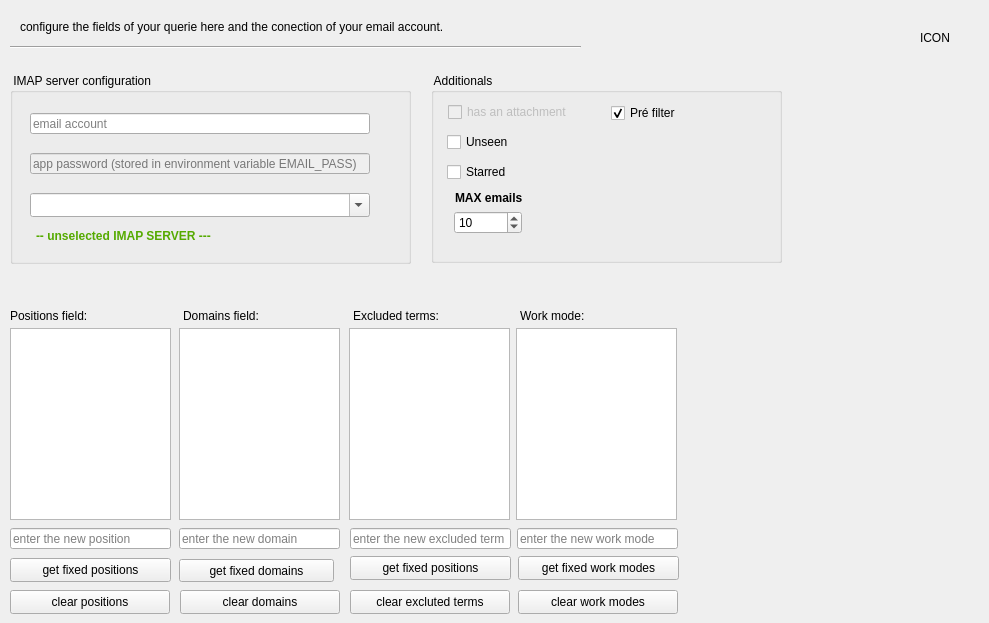
    <widget class="QWidget" name="tab_config">
     <attribute name="title">
      <string>Config</string>
     </attribute>
     <widget class="Line" name="line_5">
      <property name="geometry">
       <rect>
        <x>10</x>
        <y>40</y>
        <width>571</width>
        <height>15</height>
       </rect>
      </property>
      <property name="orientation">
       <enum>Qt::Orientation::Horizontal</enum>
      </property>
     </widget>
     <widget class="QLabel" name="lblIconConfig">
      <property name="geometry">
       <rect>
        <x>920</x>
        <y>7</y>
        <width>60</width>
        <height>61</height>
       </rect>
      </property>
      <property name="text">
       <string>ICON</string>
      </property>
     </widget>
     <widget class="QLabel" name="lblCaptionOpenTextFile_4">
      <property name="geometry">
       <rect>
        <x>20</x>
        <y>20</y>
        <width>511</width>
        <height>30</height>
       </rect>
      </property>
      <property name="text">
       <string>configure the fields of your querie here and the conection of your email account.</string>
      </property>
      <property name="alignment">
       <set>Qt::AlignmentFlag::AlignLeading|Qt::AlignmentFlag::AlignLeft|Qt::AlignmentFlag::AlignTop</set>
      </property>
     </widget>
     <widget class="QLabel" name="lblFieldOfSearch_2">
      <property name="geometry">
       <rect>
        <x>10</x>
        <y>308</y>
        <width>151</width>
        <height>16</height>
       </rect>
      </property>
      <property name="text">
       <string>Positions field:</string>
      </property>
     </widget>
     <widget class="QGroupBox" name="gbxAdditonals">
      <property name="geometry">
       <rect>
        <x>431</x>
        <y>73</y>
        <width>351</width>
        <height>190</height>
       </rect>
      </property>
      <property name="title">
       <string> Additionals </string>
      </property>
      <widget class="QCheckBox" name="cbxAttachment">
       <property name="enabled">
        <bool>false</bool>
       </property>
       <property name="geometry">
        <rect>
         <x>17</x>
         <y>29</y>
         <width>130</width>
         <height>20</height>
        </rect>
       </property>
       <property name="toolTip">
        <string notr="true"/>
       </property>
       <property name="text">
        <string>has an attachment</string>
       </property>
      </widget>
      <widget class="QCheckBox" name="cbxUnseen">
       <property name="enabled">
        <bool>true</bool>
       </property>
       <property name="geometry">
        <rect>
         <x>16</x>
         <y>59</y>
         <width>130</width>
         <height>20</height>
        </rect>
       </property>
       <property name="toolTip">
        <string notr="true"/>
       </property>
       <property name="text">
        <string>Unseen</string>
       </property>
      </widget>
      <widget class="QCheckBox" name="cbxStarred">
       <property name="geometry">
        <rect>
         <x>16</x>
         <y>89</y>
         <width>130</width>
         <height>20</height>
        </rect>
       </property>
       <property name="toolTip">
        <string notr="true"/>
       </property>
       <property name="text">
        <string>Starred</string>
       </property>
      </widget>
      <widget class="QSpinBox" name="spinBoxMAXEmails">
       <property name="geometry">
        <rect>
         <x>23</x>
         <y>138</y>
         <width>68</width>
         <height>23</height>
        </rect>
       </property>
       <property name="suffix">
        <string/>
       </property>
       <property name="prefix">
        <string/>
       </property>
       <property name="value">
        <number>10</number>
       </property>
      </widget>
      <widget class="QLabel" name="lblMAXEmails">
       <property name="geometry">
        <rect>
         <x>24</x>
         <y>117</y>
         <width>81</width>
         <height>16</height>
        </rect>
       </property>
       <property name="font">
        <font>
         <bold>true</bold>
        </font>
       </property>
       <property name="text">
        <string>MAX emails</string>
       </property>
      </widget>
      <widget class="QCheckBox" name="cbxPreFilter">
       <property name="geometry">
        <rect>
         <x>180</x>
         <y>30</y>
         <width>111</width>
         <height>20</height>
        </rect>
       </property>
       <property name="text">
        <string>Pré filter</string>
       </property>
       <property name="checked">
        <bool>true</bool>
       </property>
      </widget>
     </widget>
     <widget class="QGroupBox" name="grpBXImapServer">
      <property name="geometry">
       <rect>
        <x>10</x>
        <y>73</y>
        <width>401</width>
        <height>191</height>
       </rect>
      </property>
      <property name="title">
       <string> IMAP server configuration </string>
      </property>
      <widget class="QLineEdit" name="edtAccount">
       <property name="geometry">
        <rect>
         <x>20</x>
         <y>40</y>
         <width>340</width>
         <height>21</height>
        </rect>
       </property>
       <property name="text">
        <string/>
       </property>
       <property name="placeholderText">
        <string>email account</string>
       </property>
      </widget>
      <widget class="QLineEdit" name="edtAppPass">
       <property name="enabled">
        <bool>false</bool>
       </property>
       <property name="geometry">
        <rect>
         <x>20</x>
         <y>80</y>
         <width>340</width>
         <height>21</height>
        </rect>
       </property>
       <property name="echoMode">
        <enum>QLineEdit::EchoMode::Normal</enum>
       </property>
       <property name="placeholderText">
        <string>app password (stored in environment variable EMAIL_PASS) </string>
       </property>
      </widget>
      <widget class="QComboBox" name="cbxIMAP">
       <property name="geometry">
        <rect>
         <x>20</x>
         <y>120</y>
         <width>340</width>
         <height>24</height>
        </rect>
       </property>
       <property name="editable">
        <bool>true</bool>
       </property>
       <property name="currentIndex">
        <number>-1</number>
       </property>
       <property name="placeholderText">
        <string>IMAP server (ex: imap.gmail.com)</string>
       </property>
       <item>
        <property name="text">
         <string>imap.gmail.com</string>
        </property>
       </item>
       <item>
        <property name="text">
         <string>imap-mail.outlook.com</string>
        </property>
       </item>
       <item>
        <property name="text">
         <string>outlook.office365.com</string>
        </property>
       </item>
       <item>
        <property name="text">
         <string>imap.mail.yahoo.com</string>
        </property>
       </item>
       <item>
        <property name="text">
         <string>imap.mail.me.com</string>
        </property>
       </item>
       <item>
        <property name="text">
         <string>imap.aol.com</string>
        </property>
       </item>
       <item>
        <property name="text">
         <string>imap.fastmail.com</string>
        </property>
       </item>
       <item>
        <property name="text">
         <string>imap.gmx.com</string>
        </property>
       </item>
       <item>
        <property name="text">
         <string>imap.globo.com</string>
        </property>
       </item>
       <item>
        <property name="text">
         <string>imap.mail.com</string>
        </property>
       </item>
       <item>
        <property name="text">
         <string>mail.protonmail.ch</string>
        </property>
       </item>
       <item>
        <property name="text">
         <string>imap.tuta.com</string>
        </property>
       </item>
       <item>
        <property name="text">
         <string>imap.uol.com.br</string>
        </property>
       </item>
       <item>
        <property name="text">
         <string>imap.yandex.com</string>
        </property>
       </item>
       <item>
        <property name="text">
         <string>imap.yandex.ru</string>
        </property>
       </item>
       <item>
        <property name="text">
         <string>imap.zoho.com</string>
        </property>
       </item>
       <item>
        <property name="text">
         <string>imappro.zoho.com</string>
        </property>
       </item>
      </widget>
      <widget class="QLabel" name="lblBrandIMAP">
       <property name="geometry">
        <rect>
         <x>26</x>
         <y>155</y>
         <width>201</width>
         <height>16</height>
        </rect>
       </property>
       <property name="font">
        <font>
         <bold>true</bold>
        </font>
       </property>
       <property name="styleSheet">
        <string notr="true">QLabel{
color: rgb(85, 170, 0)
}</string>
       </property>
       <property name="text">
        <string>-- unselected IMAP SERVER ---</string>
       </property>
      </widget>
     </widget>
     <widget class="QListWidget" name="lstPositionsConfig">
      <property name="geometry">
       <rect>
        <x>10</x>
        <y>328</y>
        <width>161</width>
        <height>192</height>
       </rect>
      </property>
     </widget>
     <widget class="QLineEdit" name="lnEdtPositionsConfig">
      <property name="geometry">
       <rect>
        <x>10</x>
        <y>528</y>
        <width>161</width>
        <height>21</height>
       </rect>
      </property>
      <property name="placeholderText">
       <string>enter the new position</string>
      </property>
     </widget>
     <widget class="QPushButton" name="btnAddFixedPositions">
      <property name="geometry">
       <rect>
        <x>10</x>
        <y>558</y>
        <width>161</width>
        <height>24</height>
       </rect>
      </property>
      <property name="text">
       <string>get fixed positions</string>
      </property>
     </widget>
     <widget class="QListWidget" name="lstDomainsConfig">
      <property name="geometry">
       <rect>
        <x>179</x>
        <y>328</y>
        <width>161</width>
        <height>192</height>
       </rect>
      </property>
     </widget>
     <widget class="QLabel" name="lblFieldOfSearch_3">
      <property name="geometry">
       <rect>
        <x>183</x>
        <y>308</y>
        <width>151</width>
        <height>16</height>
       </rect>
      </property>
      <property name="text">
       <string>Domains field:</string>
      </property>
     </widget>
     <widget class="QLineEdit" name="lnEdtDomainsConfig">
      <property name="geometry">
       <rect>
        <x>179</x>
        <y>528</y>
        <width>161</width>
        <height>21</height>
       </rect>
      </property>
      <property name="placeholderText">
       <string>enter the new domain</string>
      </property>
     </widget>
     <widget class="QLabel" name="lblFieldOfSearch_4">
      <property name="geometry">
       <rect>
        <x>353</x>
        <y>308</y>
        <width>151</width>
        <height>16</height>
       </rect>
      </property>
      <property name="text">
       <string>Excluded terms:</string>
      </property>
     </widget>
     <widget class="QListWidget" name="lstExcludedTermsConfig">
      <property name="geometry">
       <rect>
        <x>349</x>
        <y>328</y>
        <width>161</width>
        <height>192</height>
       </rect>
      </property>
     </widget>
     <widget class="QLineEdit" name="lnEdtExcludedTermsConfig">
      <property name="geometry">
       <rect>
        <x>350</x>
        <y>528</y>
        <width>161</width>
        <height>21</height>
       </rect>
      </property>
      <property name="placeholderText">
       <string>enter the new excluded term</string>
      </property>
     </widget>
     <widget class="QLineEdit" name="lnEdtWorkModesConfig">
      <property name="geometry">
       <rect>
        <x>517</x>
        <y>528</y>
        <width>161</width>
        <height>21</height>
       </rect>
      </property>
      <property name="placeholderText">
       <string>enter the new work mode</string>
      </property>
     </widget>
     <widget class="QListWidget" name="lstWorkModesConfig">
      <property name="geometry">
       <rect>
        <x>516</x>
        <y>328</y>
        <width>161</width>
        <height>192</height>
       </rect>
      </property>
     </widget>
     <widget class="QLabel" name="lblFieldOfSearch_5">
      <property name="geometry">
       <rect>
        <x>520</x>
        <y>308</y>
        <width>151</width>
        <height>16</height>
       </rect>
      </property>
      <property name="text">
       <string>Work mode:</string>
      </property>
     </widget>
     <widget class="QPushButton" name="btnClearPositionsList">
      <property name="geometry">
       <rect>
        <x>10</x>
        <y>590</y>
        <width>160</width>
        <height>24</height>
       </rect>
      </property>
      <property name="text">
       <string>clear positions</string>
      </property>
     </widget>
     <widget class="QPushButton" name="btnClearDomainsList">
      <property name="geometry">
       <rect>
        <x>180</x>
        <y>590</y>
        <width>160</width>
        <height>24</height>
       </rect>
      </property>
      <property name="text">
       <string>clear domains</string>
      </property>
     </widget>
     <widget class="QPushButton" name="btnAddFixedExcludedTerms">
      <property name="geometry">
       <rect>
        <x>350</x>
        <y>556</y>
        <width>161</width>
        <height>24</height>
       </rect>
      </property>
      <property name="text">
       <string>get fixed positions</string>
      </property>
     </widget>
     <widget class="QPushButton" name="btnClearExcludedTermsList">
      <property name="geometry">
       <rect>
        <x>350</x>
        <y>590</y>
        <width>160</width>
        <height>24</height>
       </rect>
      </property>
      <property name="text">
       <string>clear excluted terms</string>
      </property>
     </widget>
     <widget class="QPushButton" name="btnAddFixedWorkModes">
      <property name="geometry">
       <rect>
        <x>518</x>
        <y>556</y>
        <width>161</width>
        <height>24</height>
       </rect>
      </property>
      <property name="text">
       <string>get fixed work modes</string>
      </property>
     </widget>
     <widget class="QPushButton" name="btnClearWorkModesList">
      <property name="geometry">
       <rect>
        <x>518</x>
        <y>590</y>
        <width>160</width>
        <height>24</height>
       </rect>
      </property>
      <property name="text">
       <string>clear work modes</string>
      </property>
     </widget>
     <widget class="QToolButton" name="btnAddFixedDomains">
      <property name="geometry">
       <rect>
        <x>179</x>
        <y>559</y>
        <width>155</width>
        <height>23</height>
       </rect>
      </property>
      <property name="text">
       <string>get fixed domains</string>
      </property>
     </widget>
    </widget>
